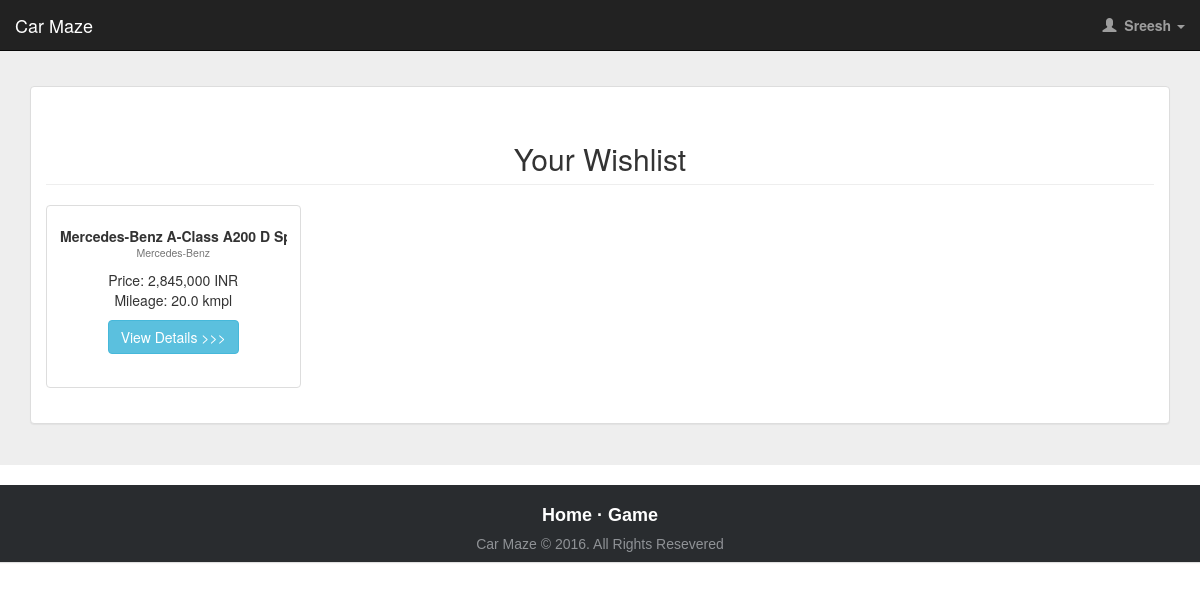
Page /wishlist/ (signed in) on the committed database.
### cars/models.py (models this page shows, shortened)
class Car(models.Model):
    petrol = 'Petrol'
    diesel = 'Diesel'
    hatchback = 'Hatchback'
    suv = 'SUV'
    sedan = 'Sedan'
    crossover = 'Crossover'
    muv = 'MUV'
    mini_suv = 'Mini SUV'
    rack_and_pinion = 'Rack and Pinion'
    FUEL_CHOICE = (
        (petrol, 'Petrol'),
        (diesel, 'Diesel'))
    DRIVE_TYPE = ()
    TYPE_CHOICE = (
        (hatchback, 'Hatchback'),
        (suv, 'SUV'),
        (sedan, 'Sedan'),
        (crossover, 'Crossover'),
        (muv, 'MUV'),
        (mini_suv, 'Mini SUV'))
    STEER_CHOICES = (
        (rack_and_pinion, 'Rack and Pinion'),
    )
    manufacturer = models.CharField(blank=True, max_length=50, choices=MANUFACTURER)
    full_name = models.CharField(blank=True, max_length=100)
    keyword = models.CharField(blank=True, max_length=50)
    type = models.CharField(blank=True, max_length=50, choices=TYPE_CHOICE)
    price = models.IntegerField(blank=True)
    mileage = models.FloatField(blank=True, null=True)
    fuel = models.CharField(choices=FUEL_CHOICE, blank=True, max_length=50)
    slug = models.SlugField(null=True, blank=True)
    manufacturer_slug = models.SlugField(null=True, blank=True)
    front_view = models.URLField(max_length=300, null=True, blank=True)
    side_view = models.URLField(max_length=300, null=True, blank=True)
    rear_view = models.URLField(max_length=300, null=True, blank=True)
    interior1 = models.URLField(max_length=300, null=True, blank=True)
    interior2 = models.URLField(max_length=300, null=True, blank=True)
    top_speed = models.IntegerField(blank=True, null=True)
    acceleration = models.FloatField(blank=True, null=True)
    engine_displacement = models.IntegerField(blank=True, null=True)
    power = models.CharField(blank=True, max_length=50, null=True)
    torque = models.CharField(blank=True, max_length=50, null=True)
    engine_description = models.CharField(blank=True, max_length=80, null=True)
    turning_radius = models.FloatField(blank=True, null=True)
    cylinders = models.IntegerField(blank=True, null=True)
    drive_type = models.CharField(blank=True, max_length=5, choices=DRIVE_TYPE, null=True)
    turbocharger = models.NullBooleanField(blank=True, null=True)
    supercharger = models.NullBooleanField(blank=True, null=True)
    valves_per_cylinder = models.IntegerField(blank=True, null=True)
    compression_ratio = models.CharField(blank=True, max_length=10, null=True)
    fuel_supply = models.CharField(blank=True, max_length=8, null=True)
    gearbox = models.IntegerField(blank=True, null=True)
    steer_type = models.CharField(blank=True, max_length=20, choices=STEER_CHOICES, null=True)
    seating_capacity = models.IntegerField(blank=True, null=True)
    doors = models.IntegerField(blank=True, null=True)
    length = models.IntegerField(blank=True, null=True)
    width = models.IntegerField(blank=True, null=True)
    height = models.IntegerField(blank=True, null=True)
    ground_clearance = models.IntegerField(blank=True, null=True)
    wheel_base = models.IntegerField(blank=True, null=True)
    front_tread = models.IntegerField(blank=True, null=True)
    rear_tread = models.IntegerField(blank=True, null=True)
    kerb_weight = models.IntegerField(blank=True, null=True)
    gross_weight = models.IntegerField(blank=True, null=True)
    front_headroom = models.IntegerField(blank=True, null=True)
    front_legroom = models.IntegerField(blank=True, null=True)
    rear_headroom = models.IntegerField(blank=True, null=True)
    rear_legroom = models.IntegerField(blank=True, null=True)
    tank_capacity = models.IntegerField(blank=True, null=True)
    tyre_type = models.CharField(blank=True, null=True, max_length=50)
    wheel_size = models.IntegerField(blank=True, null=True)
    alloy_wheel_size = models.IntegerField(blank=True, null=True)
    air_conditioner = models.NullBooleanField(blank=True, null=True)
    power_steering = models.NullBooleanField(blank=True, null=True)
    rear_ac_vents = models.NullBooleanField(blank=True, null=True)
    startstop_button = models.NullBooleanField(blank=True, null=True)
    remote_trunk_opener = models.NullBooleanField(blank=True, null=True)
    remote_fuel_lid_opener = models.NullBooleanField(blank=True, null=True)
    accessory_power_outlet = models.NullBooleanField(blank=True, null=True)
    transmission_type = models.CharField(blank=True, max_length=30)
    foldable_rear_seat = models.CharField(blank=True, null=True, max_length=40)
    nav_system = models.NullBooleanField(blank=True, null=True)
    adjustable_seats = models.NullBooleanField(blank=True, null=True)
    cassette_player = models.NullBooleanField(blank=True, null=True)
    cd_player = models.NullBooleanField(blank=True, null=True)
    cd_changer = models.NullBooleanField(blank=True, null=True)
    dvd_player = models.NullBooleanField(blank=True, null=True)
    radio = models.NullBooleanField(blank=True, null=True)
    audio_system_remote_control = models.NullBooleanField(blank=True, null=True)
    speakers_front = models.NullBooleanField(blank=True, null=True)
    speakers_rear = models.NullBooleanField(blank=True, null=True)
    integrated_2din_audio = models.NullBooleanField(blank=True, null=True)
    bluetooth = models.NullBooleanField(blank=True, null=True)
    usb_aux = models.NullBooleanField(blank=True, null=True)
    low_fuel_light_warning = models.NullBooleanField(blank=True, null=True)
    automatic_climate_control = models.NullBooleanField(blank=True, null=True)
    air_quality_control = models.NullBooleanField(blank=True, null=True)
    rear_reading_lamp = models.NullBooleanField(blank=True, null=True)
    rear_seat_headrest = models.NullBooleanField(blank=True, null=True)
    rear_seat_center_armrest = models.NullBooleanField(blank=True, null=True)
    heated_seats_front = models.NullBooleanField(blank=True, null=True)
    heated_seats_rear = models.NullBooleanField(blank=True, null=True)
    leather_seats = models.NullBooleanField(blank=True, null=True)
    fabric_upholstery = models.NullBooleanField(blank=True, null=True)
    voice_control = models.NullBooleanField(blank=True, null=True)
    cup_holders_front = models.NullBooleanField(blank=True, null=True)
    cup_holders_rear = models.NullBooleanField(blank=True, null=True)
    shock_absorbers_type = models.CharField(blank=True, max_length=30)
    trunk_light = models.NullBooleanField(blank=True, null=True)
    vanity_mirror = models.NullBooleanField(blank=True, null=True)
    glove_box_cooling = models.NullBooleanField(blank=True, null=True)
    bottle_holder = models.CharField(blank=True, max_length=30)
    seat_lumbar_support = models.NullBooleanField(blank=True, null=True)
    cruise_control = models.NullBooleanField(blank=True, null=True)
    multi_function_steering_wheel = models.NullBooleanField(blank=True, null=True)
    touch_screen = models.NullBooleanField(blank=True, null=True)
    front_suspension = models.CharField(blank=True, max_length=30)
    rear_suspension = models.CharField(blank=True, max_length=30)
    antilock_braking_system = models.NullBooleanField(blank=True, null=True)
    parking_sensors = models.NullBooleanField(blank=True, null=True)
    central_locking = models.NullBooleanField(blank=True, null=True)
    driver_airbag = models.NullBooleanField(blank=True, null=True)
    passenger_airbag = models.NullBooleanField(blank=True, null=True)
    side_airbag_front = models.NullBooleanField(blank=True, null=True)
    side_airbag_rear = models.NullBooleanField(blank=True, null=True)
    rear_seatbelts = models.NullBooleanField(blank=True, null=True)
    smart_access_card_entry = models.NullBooleanField(blank=True, null=True)
    seat_belt_warning = models.NullBooleanField(blank=True, null=True)
    brake_assist = models.NullBooleanField(blank=True, null=True)
    door_ajar_warning = models.NullBooleanField(blank=True, null=True)
    crash_sensor = models.NullBooleanField(blank=True, null=True)
    anti_theft_alarm = models.NullBooleanField(blank=True, null=True)
    power_door_locks = models.NullBooleanField(blank=True, null=True)
    child_safety_locks = models.NullBooleanField(blank=True, null=True)
    side_impact_beams = models.NullBooleanField(blank=True, null=True)
    front_impact_beams = models.NullBooleanField(blank=True, null=True)
    day_and_night_rear_view_mirrors = models.NullBooleanField(blank=True, null=True)
    passenger_side_rear_view_mirror = models.NullBooleanField(blank=True, null=True)
    engine_immobilizer = models.NullBooleanField(blank=True, null=True)
    centrally_mounted_fuel_tank = models.NullBooleanField(blank=True, null=True)
    rear_camera = models.NullBooleanField(blank=True, null=True)
    traction_control = models.NullBooleanField(blank=True, null=True)
    automatic_headlamps = models.NullBooleanField(blank=True, null=True)
    follow_me_home_headlamps = models.NullBooleanField(blank=True, null=True)
    front_brake_type = models.CharField(blank=True, max_length=30, null=True)
    rear_brake_type = models.CharField(blank=True, max_length=30, null=True)
    drag_coefficient = models.NullBooleanField(blank=True, null=True)
    braking_time = models.NullBooleanField(blank=True, null=True)
    height_adjustable_front_seat_belts = models.NullBooleanField(blank=True, null=True)
    bore_stroke = models.CharField(blank=True, max_length=30, null=True)
    synchronizers = models.NullBooleanField(blank=True, null=True)
    emission_norm_compliance = models.CharField(blank=True, max_length=30, null=True)
    emission_control_system = models.CharField(blank=True, max_length=30, null=True)
    country_of_assembly = models.CharField(blank=True, max_length=30, null=True)
    country_of_manufacture = models.CharField(blank=True, max_length=30, null=True)

### cars/views.py (the view)
# urls.py: url(r'^wishlist/$', views.wishlist_display),
@login_required
def wishlist_display(request):
    cars = []
    for obj in Wishlist.objects.filter(user=request.user):
        if obj.is_active:
            cars.append(obj.car)
            print(obj.car.full_name)
    return render(request, 'wishlist.html', {'cars': cars})

### cars/templates/wishlist.html (shortened to what this page needs)
{% load staticfiles %}
{% load humanize %}
<!DOCTYPE html>
<html lang="en">
<head>
    <link href="{% static "cars/css/bootstrap.min.css" %}" rel="stylesheet">
    <link href="{% static "cars/css/bootstrap-slider.css" %}" rel="stylesheet">
    <link href="{% static "cars/css/modern-business.css" %}" rel="stylesheet">
    <link href="{% static "cars/css/styles.css" %}" rel="stylesheet">
    <link href= "{% static "cars/font-awesome/css/font-awesome.min.css" %}" rel="stylesheet" type="text/css">
</head>
<body>
    {% include "navbar.html" %}
    <div class="c-content-bg">
    <div class="container c-panel-search-results">
<div class="panel panel-default ">
  <div class="panel-body">
    <div class="row">
            <div class="col-lg-12">
                <h2 class="page-header text-center">Your Wishlist</h2>
            </div>
            {% if cars %}
            {% for car in cars %}
            <div class="col-md-3 text-center">
                <div class="thumbnail">
                    <div class="caption">
                        <h5 style="font-size:vw;white-space:nowrap;overflow:hidden"><b>{{ car.full_name }}</b><br>
                            <small>{{ car.manufacturer }}</small>
                        </h5>
                        <p>Price: {{ car.price|intcomma }} INR <br> Mileage: {{ car.mileage }} kmpl</p>
                        <a href="/cars/{{ car.manufacturer_slug }}/{{ car.slug }}/"><button class="btn btn-info">View Details >>></button></a>
                        <br><br>
                    </div>
                </div>
            </div>
            {% endfor %}
            {% else %}
            <center><p>You have no cars in your wishlist.</p></center><br><br><br><br><br><br><br><br><br>
            {% endif %}
        </div>
  </div>
        </div></div>
        <hr></div>
    {% include "footer.html" %}
</body>
</html>

### cars/templates/navbar.html (shortened to what this page needs)
<nav id="mainNav" class="navbar navbar-inverse navbar-fixed-top">
        <div class="container-fluid">
            <div class="navbar-header">
                <a class="navbar-brand page-scroll brand-style" href="/">Car Maze</a>
            </div>
            <div class="collapse navbar-collapse" id="bs-example-navbar-collapse-1">
                <ul class="nav navbar-nav navbar-right">
                    {% if user.is_authenticated %}
                      <li class="dropdown">
                        <a href="#" class="dropdown-toggle" data-toggle="dropdown" role="button" aria-haspopup="true" aria-expanded="false"><span class="glyphicon glyphicon-user"></span><span>&nbsp;&nbsp;{{ user.first_name }}&nbsp;</span><span class="caret"></span></a>
                    </li>
                    {% else %}
                    <li>
                        <a href="#login_modal" data-toggle="modal" data-target="#login_modal" >Login / Sign Up</a>
                    </li>
                    {% endif %}
                </ul>
            </div>
        </div>
    </nav>

### cars/static/cars/css/modern-business.css (style rules this page uses)
html, body { height: 100%; }
body { padding-top: 50px; }

### cars/static/cars/css/styles.css (style rules this page uses)
.c-content-bg { background-color: #eee !important; }
.c-panel-search-results { padding-top: 3%; }
html, body { height: 100%; }
.navbar-nav>li>a { font-weight: bold; }

### rows in the picture
Car: full_name "Mercedes-Benz A-Class A200 D…", manufacturer "Mercedes-Benz", price "2,845,000", mileage "20.0"

### other values in the picture
{{ user.first_name }} "Sreesh"
